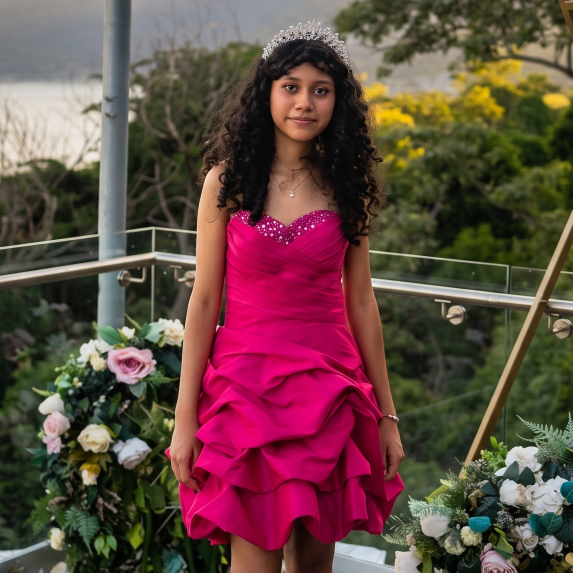
#> input picture src/assets/fotos/g1-1.png, 1145 x 1145 px, found by its file name (shown at 1/2 size)
$ python alinear-fotos.py   (Python 2 division)
#> lines starting #> are read from the running program, lines starting #| are printed output that depends on the picture; pictures that were not available may be replaced by others from this repository, and a replacement may not be noted
"""Traduce el recorte de Figma de una foto a otra versión de la misma imagen (alineación SIFT).

Caso real: la foto 1 (g1-1) en Figma es una edición retocada; la clienta prefiere la versión natural,
cuyo original en alta (1792×2400) es la fuente de g2-5. Se calcula dónde cae el encuadre de Figma
en esa imagen para reproducirlo exacto.

Resultado: scripts/recortes-fotos.json  ->  { "g1-1": {"src": "...", "x":..,"y":..,"lado":..} }
Uso: python scripts/alinear-fotos.py
"""
import json
import cv2
import numpy as np

F = 227.948  # lado de la foto en la polaroid (px de Figma)

# Recortes de Figma (porcentajes de la imagen dentro del cuadro de 227.948)
# None = object-fit: cover centrado
# clave -> (fuente vieja de Figma, imagen destino, recorte de Figma sobre la fuente vieja)
FOTOS = {
    "g1-1": ("figma-export/raw/g1-1.png", "figma-export/raw/g2-5.png", dict(l=-0.1734, t=-0.7663, w=1.3284, h=2.38)),
}


def recorte_viejo(ancho, alto, r):
    """Cuadro (x, y, lado) en px de la fuente vieja."""
    if r is None:
        lado = min(ancho, alto)
        return (ancho - lado) / 2, (alto - lado) / 2, lado
    s = ancho / (F * r["w"])
    return -r["l"] * F * s, -r["t"] * F * s, F * s


sift = cv2.SIFT_create(6000)
resultado = {}
for clave, (fuente, nuevo, r) in FOTOS.items():
    vieja = cv2.imread(fuente, cv2.IMREAD_GRAYSCALE)
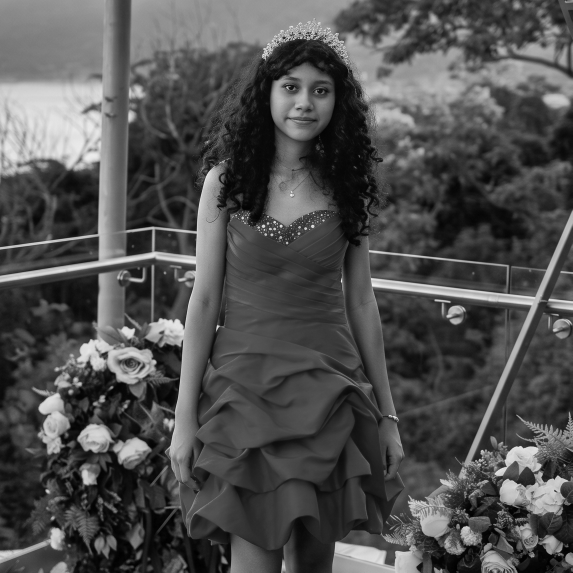
#> vieja: shape (1145, 1145) (shown at 1/2 size); min 0, max 252, mean 79.4
    nueva = cv2.imread(nuevo, cv2.IMREAD_GRAYSCALE)
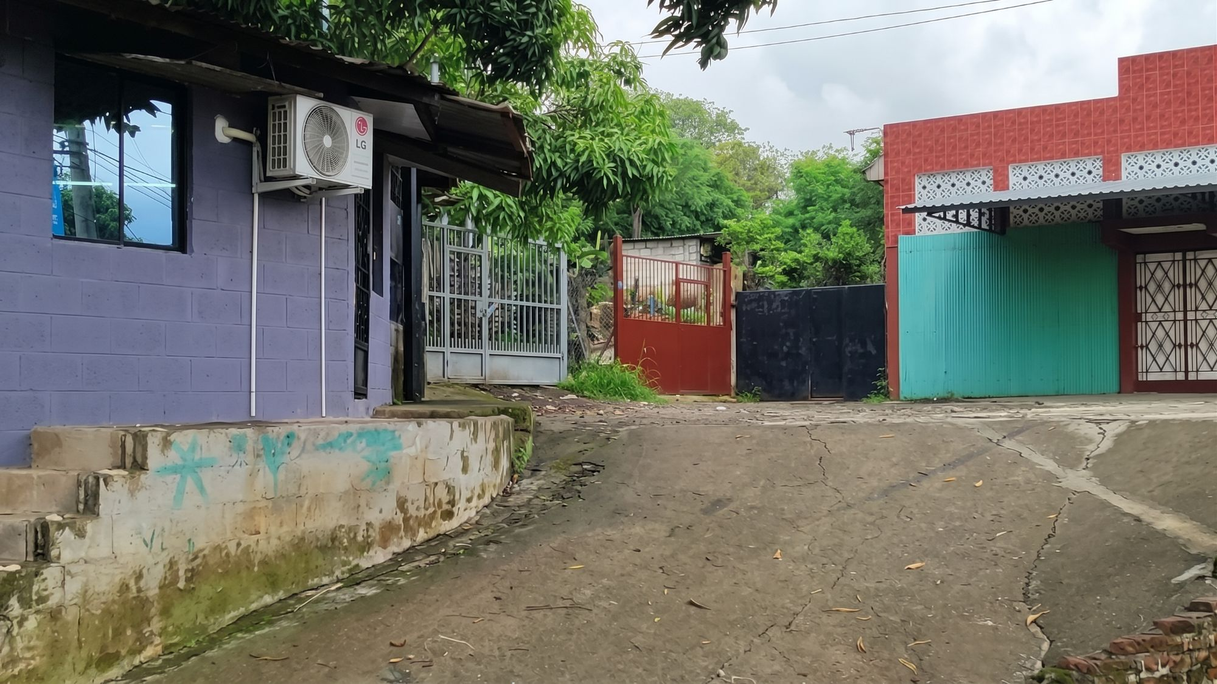
#> input picture src/assets/fotos/punto-reunion.png, 1217 x 684 px, given in place of g2-5.png, which was not available
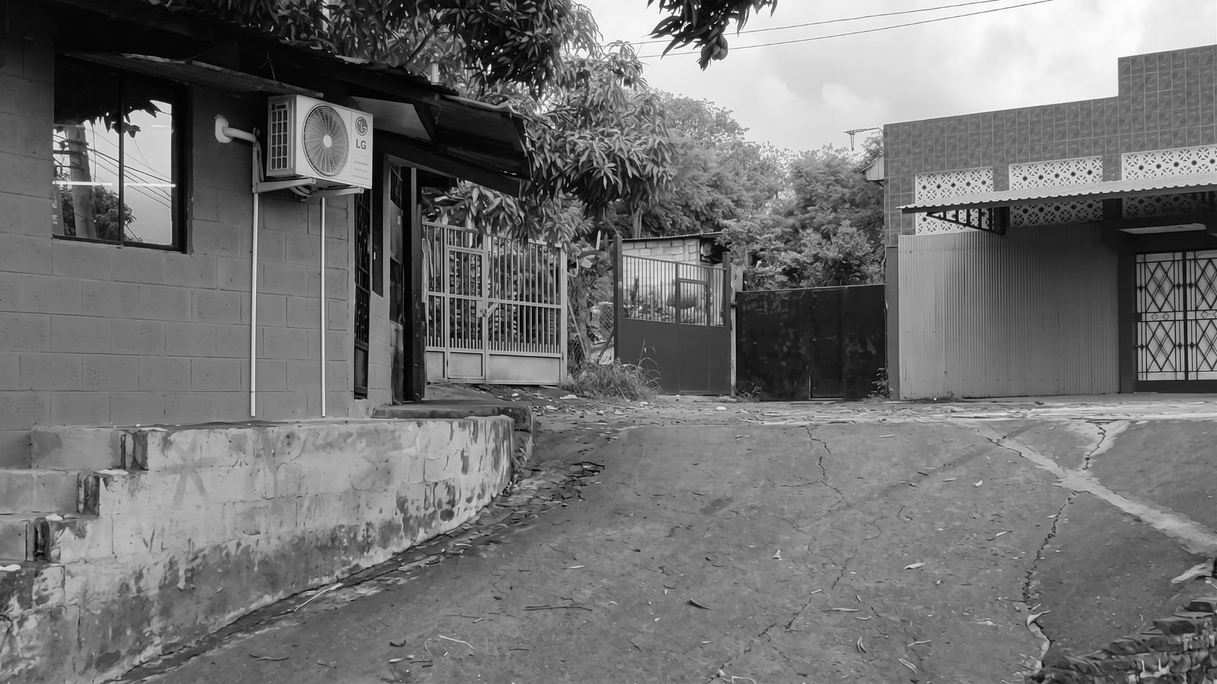
#> nueva: shape (684, 1217); min 0, max 255, mean 113.6
    k1, d1 = sift.detectAndCompute(vieja, None)
#> k1 = 3919 keypoints; strongest (x, y, size): (656, 430, 1.8), (495, 435, 1.9), (527, 452, 4.2), (549, 444, 3.2)
    k2, d2 = sift.detectAndCompute(nueva, None)
#> k2 = 5171 keypoints; strongest (x, y, size): (501, 50, 2), (489, 68, 2.9), (537, 87, 1.8), (681, 7, 2)
    pares = cv2.BFMatcher().knnMatch(d1, d2, k=2)
#> pares = 3919 matches
    buenos = [m for m, n in pares if m.distance < 0.7 * n.distance]
#> buenos = 10 matches
    p1 = np.float32([k1[m.queryIdx].pt for m in buenos])
#> p1 = [[725.4, 86.31], [789.1, 1108.8], [815.6, 81.88], [1018.3, 906.1], [1024, 924.3], [1059.4, 1114.3], [1068.8, 591.9], [1102.4, 1025.4], [1133.8, 964.5], [1140.5, 548.9]]
    p2 = np.float32([k2[m.trainIdx].pt for m in buenos])
#> p2 = [[237.8, 445.9], [1121, 86.34], [389.6, 562.7], [143.5, 110.6], [91.35, 172.2], [1189.2, 250.4], [1121, 60.36], [687.3, 102.6], [375.8, 594.2], [1205.7, 422.7]]
    # similitud (escala + rotación + traslación)
    M, inl = cv2.estimateAffinePartial2D(p1, p2, method=cv2.RANSAC, ransacReprojThreshold=3)
#> M = [[1.44, 5.51, -6474.3], [-5.51, 1.44, 4488.6]]; inl = [0, 0, 0, 0, 1, 1, 0, 0, 0, 0]
    escala = float(np.hypot(M[0, 0], M[1, 0]))
#> escala = 5.7
    giro = float(np.degrees(np.arctan2(M[1, 0], M[0, 0])))
#> giro = -75.39
    x, y, lado = recorte_viejo(vieja.shape[1], vieja.shape[0], r)
#> x = 149.5; y = 660.5; lado = 861.9
    nx, ny = M @ np.array([x, y, 1.0])
#> nx = -2619; ny = 4613.7
    nlado = lado * escala
#> nlado = 4909.6
    H, W = nueva.shape
#> H = 684; W = 1217
    dentro = nx >= -1 and ny >= -1 and nx + nlado <= W + 1 and ny + nlado <= H + 1
#> dentro = False
    resultado[clave] = dict(src=nuevo, x=round(float(nx), 1), y=round(float(ny), 1), lado=round(float(nlado), 1))
    print(
        f"{clave} <- {nuevo}: inliers {int(inl.sum())}/{len(buenos)} escala {escala:.4f} giro {giro:.2f}° "
        f"recorte x={nx:.0f} y={ny:.0f} lado={nlado:.0f}px ({nlado / F:.2f}× diseño) "
        f"{'OK' if dentro else 'SE SALE DE LA FOTO'}"
    )
#| g1-1 <- figma-export/raw/g2-5.png: inliers 2/10 escala 5.6960 giro -75.39° recorte x=-2619 y=4614 lado=4910px (21.54× diseño) SE SALE DE LA FOTO

with open("scripts/recortes-fotos.json", "w", encoding="utf8") as f:
    json.dump(resultado, f, indent=2)
print("scripts/recortes-fotos.json")
